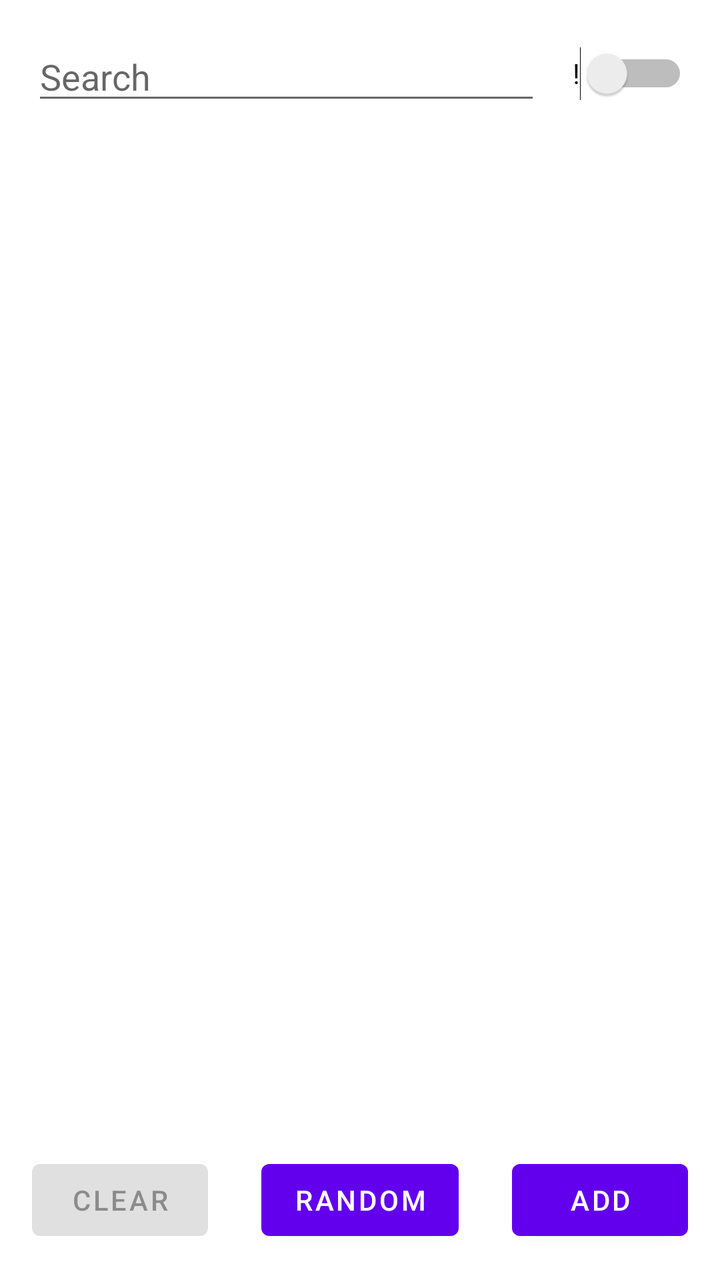
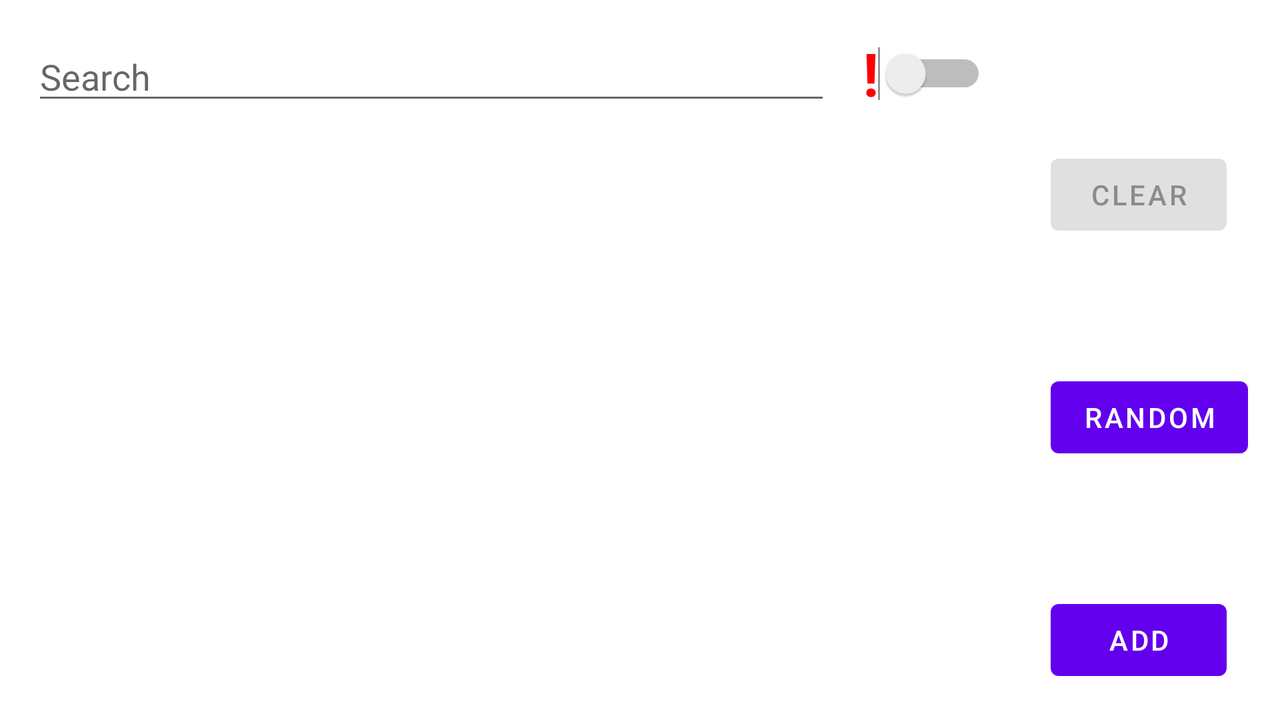

An Android layout and its configuration variant, each rendered on a device that would load it. The default file and the variant file are quoted in full after the pictures.
<!-- AndroidManifest.xml: application theme Theme.A4_Notes -->
<!-- res/layout/fragment_list.xml -->
<?xml version="1.0" encoding="utf-8"?>
<androidx.constraintlayout.widget.ConstraintLayout xmlns:android="http://schemas.android.com/apk/res/android"
                                                   xmlns:tools="http://schemas.android.com/tools"
                                                   xmlns:app="http://schemas.android.com/apk/res-auto"
                                                   android:layout_width="match_parent"
                                                   android:layout_height="match_parent"
                                                   tools:context=".ListFragment">

    
    <androidx.constraintlayout.widget.ConstraintLayout

            android:layout_width="match_parent"
            android:layout_height="wrap_content"
            app:layout_constraintStart_toStartOf="parent" app:layout_constraintEnd_toEndOf="parent"
            app:layout_constraintTop_toTopOf="parent" android:layout_marginTop="16dp" android:id="@+id/linearLayout"
            android:layout_marginStart="16dp"
    >
        <EditText
                android:id="@+id/searchField"
                android:layout_width="0dp"
                android:layout_height="wrap_content"
                android:hint="Search"
                app:layout_constraintTop_toTopOf="@+id/switchToggle" app:layout_constraintStart_toStartOf="parent"
                app:layout_constraintEnd_toStartOf="@+id/switchToggle" android:layout_marginEnd="16dp"
        ></EditText>

        <Switch
                android:id="@+id/switchToggle"
                android:text="!"
                android:layout_width="wrap_content"
                android:layout_height="0dp"
                app:layout_constraintEnd_toEndOf="parent"
                app:layout_constraintTop_toTopOf="parent" app:layout_constraintBottom_toBottomOf="parent"
                android:layout_marginEnd="16dp"></Switch>

    </androidx.constraintlayout.widget.ConstraintLayout>
    <ListView
            android:divider="@android:color/transparent"
            android:padding="5dp"
            android:dividerHeight="15dp"
            tools:listitem="@layout/layout_note"
            android:id="@+id/rvNotesView"
            android:layout_width="match_parent"
            android:layout_height="0dp"
            app:layout_constraintStart_toStartOf="parent"
            app:layout_constraintEnd_toEndOf="parent" app:layout_constraintBottom_toTopOf="@+id/linearLayout3"
            android:layout_marginBottom="16dp" app:layout_constraintTop_toBottomOf="@+id/linearLayout"
            android:layout_marginTop="16dp" android:layout_marginStart="16dp" android:layout_marginEnd="16dp">

    </ListView>



    <LinearLayout
            android:orientation="horizontal"
            android:layout_width="match_parent"
            android:layout_height="wrap_content" app:layout_constraintBottom_toBottomOf="parent"
            android:weightSum="2"
            android:layout_marginBottom="16dp" app:layout_constraintStart_toStartOf="parent"
            app:layout_constraintEnd_toEndOf="parent" android:layout_marginStart="16dp" android:layout_marginEnd="16dp"
            android:id="@+id/linearLayout3">

        <Button
                android:id="@+id/clearButton"
                android:text="CLEAR"
                android:layout_width="wrap_content"
                android:layout_height="wrap_content"
                android:enabled="false"

        />

        <Space
                android:layout_width="0dp"
                android:layout_height="1dp"
                android:layout_weight="1">
        </Space>

        <Button
                android:id="@+id/randomButton"
                android:text="RANDOM"
                android:layout_width="wrap_content"
                android:layout_height="wrap_content"

        />

        <Space
                android:layout_width="0dp"
                android:layout_height="1dp"
                android:layout_weight="1">
        </Space>

        <Button
                android:id="@+id/addButton"
                android:text="ADD"
                android:layout_width="wrap_content"
                android:layout_height="wrap_content"


        />
    </LinearLayout>


</androidx.constraintlayout.widget.ConstraintLayout>
<!-- res/layout/layout_note.xml (included above) -->
<?xml version="1.0" encoding="utf-8"?>
    <LinearLayout
            xmlns:android="http://schemas.android.com/apk/res/android"
            xmlns:tools="http://schemas.android.com/tools" android:layout_width="match_parent"
            android:layout_height="65dp"
            android:orientation="horizontal"
            android:id="@+id/note"

            android:padding="5dp"


    >
        <Button
                android:text="D"
                android:layout_width="30dp"
                android:layout_height="wrap_content"
                android:id="@+id/deleteButton"
                android:padding="1dp"



                />
        <Space
                android:layout_width="10dp"
                android:layout_height="1dp"
        >
        </Space>
        <LinearLayout
                android:id="@+id/clickingZone"
                android:layout_width="match_parent"
                android:layout_height="match_parent"
                android:orientation="vertical"
        >

            <TextView
                    android:id="@+id/tv_titleText"
                    android:text="DummyText"
                    android:layout_width="match_parent"
                    android:layout_height="wrap_content">
            </TextView>

            <TextView
                    android:id="@+id/tv_bodyText"
                    android:text="The quick brown fox jumped over the tree into the unkown oh my boy,The quick brown
                    fox jumped over the tree into the unkown oh my boy,The quick brown fox jumped over the tree into
                    the unkown oh my boy"
                    android:layout_width="match_parent"
                    android:layout_height="match_parent">
            </TextView>




        </LinearLayout>

    </LinearLayout>
<!-- resources referenced by this layout -->
<resources>
  <style name="Theme.A4_Notes" parent="Theme.MaterialComponents.DayNight.DarkActionBar">
          
          <item name="colorPrimary">@color/purple_500</item>
          <item name="colorPrimaryVariant">@color/purple_700</item>
          <item name="colorOnPrimary">@color/white</item>
          
          <item name="colorSecondary">@color/teal_200</item>
          <item name="colorSecondaryVariant">@color/teal_700</item>
          <item name="colorOnSecondary">@color/black</item>
          
          <item name="android:statusBarColor" tools:targetApi="l">?attr/colorPrimaryVariant</item>
          
      </style>
  <color name="purple_500">#FF6200EE</color>
  <color name="purple_700">#FF3700B3</color>
  <color name="white">#FFFFFFFF</color>
  <color name="teal_200">#FF03DAC5</color>
  <color name="teal_700">#FF018786</color>
  <color name="black">#FF000000</color>
</resources>
<!-- res/layout-land/fragment_list.xml (the repository's variant of the layout above) -->
<!-- drawn on the phone turned sideways -->
<?xml version="1.0" encoding="utf-8"?>
<androidx.constraintlayout.widget.ConstraintLayout xmlns:android="http://schemas.android.com/apk/res/android"
                                                   xmlns:tools="http://schemas.android.com/tools"
                                                   xmlns:app="http://schemas.android.com/apk/res-auto"
                                                   android:layout_width="match_parent"
                                                   android:layout_height="match_parent"
                                                   tools:context=".ListFragment">

    
    <androidx.constraintlayout.widget.ConstraintLayout

            android:layout_width="0dp"
            android:layout_height="wrap_content"
            app:layout_constraintStart_toStartOf="parent"
            app:layout_constraintTop_toTopOf="parent" android:layout_marginTop="16dp" android:id="@+id/topBar"
            android:layout_marginStart="16dp"
            app:layout_constraintEnd_toStartOf="@+id/bottomBar" android:layout_marginEnd="16dp">
        <EditText
                android:id="@+id/searchField"
                android:layout_width="0dp"
                android:layout_height="wrap_content"
                android:hint="Search"
                android:text=""
                app:layout_constraintTop_toTopOf="@+id/switchToggle" app:layout_constraintStart_toStartOf="parent"
                app:layout_constraintEnd_toStartOf="@+id/switchToggle" android:layout_marginEnd="16dp"
        />

        <Switch
                android:id="@+id/switchToggle"
                android:text="!"
                android:textColor="#FF0000"
                android:textSize="30dp"
                android:textStyle="bold"
                android:layout_width="wrap_content"
                android:layout_height="0dp"
                app:layout_constraintEnd_toEndOf="parent"
                app:layout_constraintTop_toTopOf="parent" app:layout_constraintBottom_toBottomOf="parent"
                android:layout_marginEnd="16dp"/>

    </androidx.constraintlayout.widget.ConstraintLayout>


    <ListView
            android:divider="@android:color/transparent"
            android:padding="5dp"
            android:dividerHeight="15dp"
            tools:listitem="@layout/layout_note"
            android:id="@+id/noteView"
            android:layout_width="0dp"
            android:layout_height="0dp"
            app:layout_constraintStart_toStartOf="parent" app:layout_constraintBottom_toBottomOf="parent"
            android:layout_marginStart="16dp" android:layout_marginBottom="16dp"
            app:layout_constraintEnd_toStartOf="@+id/bottomBar" android:layout_marginEnd="16dp"
            app:layout_constraintTop_toBottomOf="@+id/topBar" android:layout_marginTop="16dp">

    </ListView>
    <LinearLayout
            android:orientation="vertical"
            android:layout_width="wrap_content"
            android:layout_height="0dp" app:layout_constraintBottom_toBottomOf="parent"
            android:weightSum="2"
            android:layout_marginBottom="16dp"
            app:layout_constraintEnd_toEndOf="parent" android:layout_marginEnd="16dp"
            android:id="@+id/bottomBar" app:layout_constraintTop_toBottomOf="@+id/topBar"
            android:layout_marginTop="16dp">

        <Button
                android:id="@+id/clearButton"
                android:text="CLEAR"
                android:layout_width="wrap_content"
                android:layout_height="wrap_content"
                android:enabled="false"

        />

        <Space
                android:layout_width="0dp"
                android:layout_height="1dp"
                android:layout_weight="1">
        </Space>

        <Button
                android:id="@+id/randomButton"
                android:text="RANDOM"
                android:layout_width="wrap_content"
                android:layout_height="wrap_content"

        />

        <Space
                android:layout_width="0dp"
                android:layout_height="1dp"
                android:layout_weight="1">
        </Space>

        <Button
                android:id="@+id/addButton"
                android:text="ADD"
                android:layout_width="wrap_content"
                android:layout_height="wrap_content"


        />
    </LinearLayout>


</androidx.constraintlayout.widget.ConstraintLayout>
